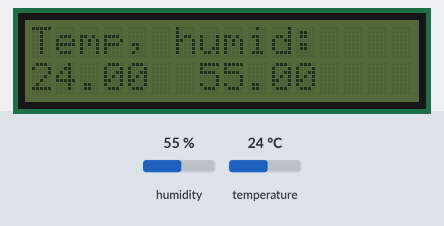
A sketch run on a simulated Arduino Uno, built with avr-gcc and run on an emulated ATmega328P. Parts: 16×2 character LCD. The inputs (shaded band) are chosen by the test bench; at power-on: humidity 55 %, temperature 24 °C.

Above: at 1.2 s.
1.3 s: humidity set to 22 %
At 2.9 s:
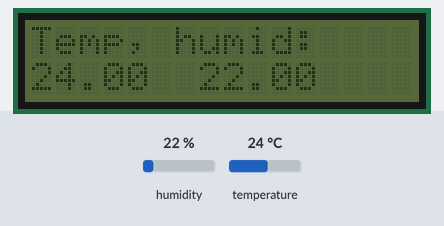
4.0 s: temperature set to 12 °C
At 5.0 s:
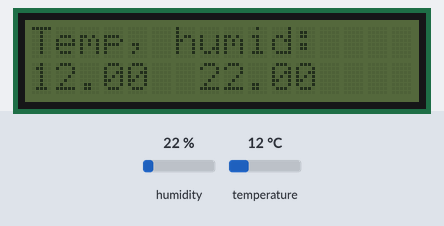
6.7 s: humidity set to 40 %
At 8.6 s:
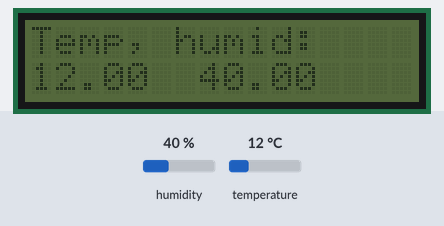
9.6 s: temperature set to 19 °C
At 10.6 s:
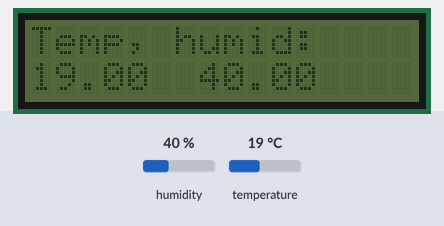
Timing chart, 0 to 12.6 s (numbered marks = the images above; inputs shaded):
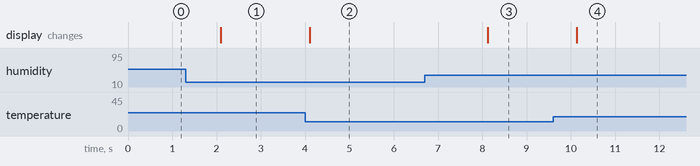

Measured:
- after the input at 1.3 s, the display: changes after 0.79 s (image 1)
- after the input at 4.0 s, the display: changes after 0.11 s (image 2)
- after the input at 6.7 s, the display: changes after 1.4 s (image 3)
- after the input at 9.6 s, the display: changes after 0.54 s (image 4)

The sketch:

screen.ino
```cpp
#include <LiquidCrystal_I2C.h>
#include <DHT.h>
LiquidCrystal_I2C lcd(0x27, 16, 2);

DHT dht(4, DHT22);
void setup() {
  lcd.init();
  dht.begin();
  lcd.print("Temp, humid:");
}

void loop() {
  lcd.setCursor(0,1);
  lcd.println (dht.readTemperature());
  lcd.print(dht.readHumidity());
}
```
